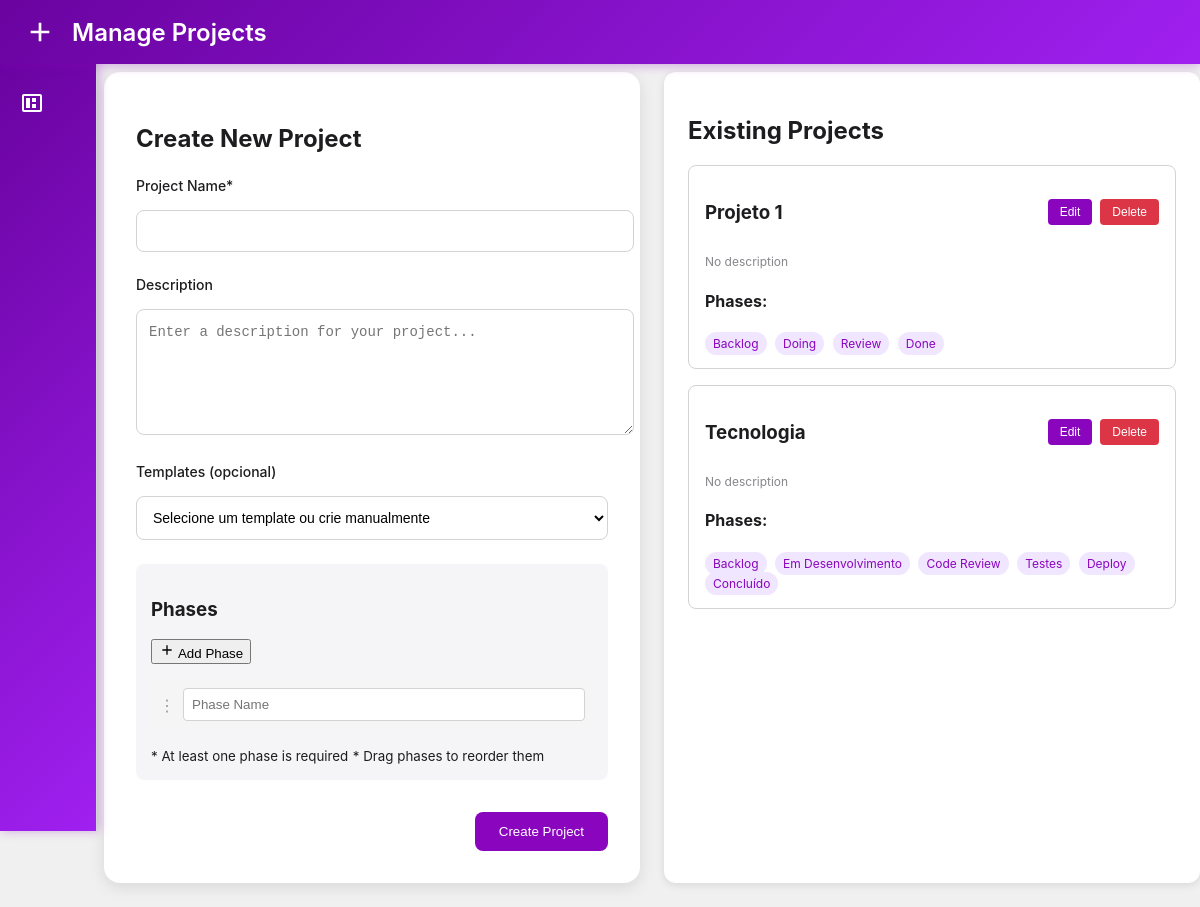
Screenshot of /projects (signed in) with the database file from the repository.
### models/db.py (models this page shows, shortened)
class Project(db.Model):
    id = db.Column(db.Integer, primary_key=True)
    name = db.Column(db.String(100), nullable=False, unique=True)
    description = db.Column(db.Text)
    created_at = db.Column(db.DateTime, default=datetime.utcnow)
    cards = db.relationship('KanbanCard', backref='project', lazy=True)
    phases = db.relationship('Phase', backref='project', lazy=True,
                           order_by="Phase.order",
                           cascade='all, delete-orphan')

class Phase(db.Model):
    id = db.Column(db.Integer, primary_key=True)
    name = db.Column(db.String(100), nullable=False)
    order = db.Column(db.Integer, nullable=False)
    project_id = db.Column(db.Integer, db.ForeignKey('project.id', ondelete='CASCADE'), nullable=False)
    created_at = db.Column(db.DateTime, default=datetime.utcnow)

### routes/root.py (the view)
    @app.route('/projects')
    @login_required
    def projects():
        projects = Project.query.all()
        return render_template('projects.html', projects=projects)

### app.py (called while the page is built)
@app.context_processor
def utility_processor():
    def get_current_project():
        projeto_id = request.args.get('projeto') or session.get('projeto_id')
        return projeto_id
    def add_project_param(url):
        projeto_id = get_current_project()
        if not projeto_id:
            return url
        if '?' in url:
            return f"{url}&projeto={projeto_id}"
        return f"{url}?projeto={projeto_id}"
    return dict(get_current_project=get_current_project,
               add_project_param=add_project_param)

@app.before_request
def before_request():
    projeto_id = request.args.get('projeto')
    if projeto_id:
        session['projeto_id'] = projeto_id
    elif 'projeto_id' in session:
        g.projeto_id = session['projeto_id']
    else:
        g.projeto_id = None

### auth/authorization.py (called while the page is built)
def login_required(f):
    @wraps(f)
    def decorated_function(*args, **kwargs):
        if 'usuario' not in session:
            return redirect(url_for('index'))
        return f(*args, **kwargs)
    return decorated_function

### templates/projects.html (shortened to what this page needs)
<!DOCTYPE html>
<html lang="pt-BR">
<head>
    <link rel="stylesheet" href="{{ url_for('static', filename='css/styles.css') }}">
    <link rel="stylesheet" href="{{ url_for('static', filename='css/projects.css') }}">
</head>
<body>
    <div class="header">
        <div class="header-left">
            <svg class="logo" viewBox="0 0 24 24">
                <path fill="currentColor" d="M19,13H13V19H11V13H5V11H11V5H13V11H19V13Z"/>
            </svg>
            <h1>Manage Projects</h1>
        </div>
    </div>
    <div class="sidebar">
        <a href="{{ add_project_param('/kanban') }}" class="back-button">
            <svg viewBox="0 0 24 24">
                <path fill="currentColor" d="M4 3C2.89 3 2 3.89 2 5V19C2 20.11 2.89 21 4 21H20C21.11 21 22 20.11 22 19V5C22 3.89 21.11 3 20 3H4M4 5H20V19H4V5M6 7V17H10V7H6M12 7V11H16V7H12M12 13V17H16V13H12Z"/>
            </svg>
        </a>
    </div>
    <div class="projects-container">
        <div class="new-project-form">
            <h2>Create New Project</h2>
            <form id="projectForm">
                <div class="form-group">
                    <label for="projectName">Project Name*</label>
                    <div class="form-input-wrapper">
                        <input type="text" id="projectName" class="form-input" required>
                    </div>
                </div>
                <div class="form-group">
                    <label for="projectDescription">Description</label>
                    <div class="form-input-wrapper">
                        <textarea id="projectDescription" class="form-input" rows="4" placeholder="Enter a description for your project..."></textarea>
                    </div>
                </div>
                <div class="form-group">
                    <label>Templates (opcional)</label>
                    <select id="columnTemplate" class="form-input" onchange="fillColumns()">
                        <option value="">Selecione um template ou crie manualmente</option>
                    </select>
                </div>
                <div id="phasesContainer" class="phases-container">
                    <div class="phases-section">
                        <div class="phases-header">
                            <h3>Phases</h3>
                            <button type="button" onclick="addPhase()" class="add-phase-btn">
                                <svg viewBox="0 0 24 24" width="16" height="16">
                                    <path fill="currentColor" d="M19,13H13V19H11V13H5V11H11V5H13V11H19V13Z"/>
                                </svg>
                                Add Phase
                            </button>
                        </div>
                        <div id="phasesList" class="phases-list">
                            <div class="phase-item">
                                <span class="drag-handle">⋮</span>
                                <input type="text" class="phase-name" placeholder="Phase Name" required>
                            </div>
                        </div>
                        <div class="phase-instructions">
                            <small>* At least one phase is required</small>
                            <small>* Drag phases to reorder them</small>
                        </div>
                    </div>
                </div>
                <div class="form-actions">
                    <button type="submit" class="primary-button">Create Project</button>
                </div>
            </form>
        </div>
        <div class="projects-list">
            <h2>Existing Projects</h2>
            <div id="projectsList">
                {% for project in projects %}
                <div class="project-card" data-id="{{ project.id }}">
                    <div class="project-header">
                        <h3>{{ project.name }}</h3>
                        <div class="project-actions">
                            <button onclick="editProject({{ project.id }})" class="edit-btn">Edit</button>
                            <button onclick="deleteProject({{ project.id }})" class="delete-btn">Delete</button>
                        </div>
                    </div>
                    <p class="project-description">{{ project.description or 'No description' }}</p>
                    <div class="project-phases">
                        <h4>Phases:</h4>
                        <div class="phases-chips">
                            {% for phase in project.phases %}
                            <span class="phase-chip">{{ phase.name }}</span>
                            {% endfor %}
                        </div>
                    </div>
                </div>
                {% endfor %}
            </div>
        </div>
    </div>
</body>
</html>

### rows the page displays
Project: name "Projeto 1", description "No description"
Phase: name "Backlog"
Phase: name "Doing"
Phase: name "Review"
Phase: name "Done"
Project: name "Tecnologia", description "No description"
Phase: name "Backlog"
Phase: name "Em Desenvolvimento"
Phase: name "Code Review"
Phase: name "Testes"
Phase: name "Deploy"
Phase: name "Concluído"
